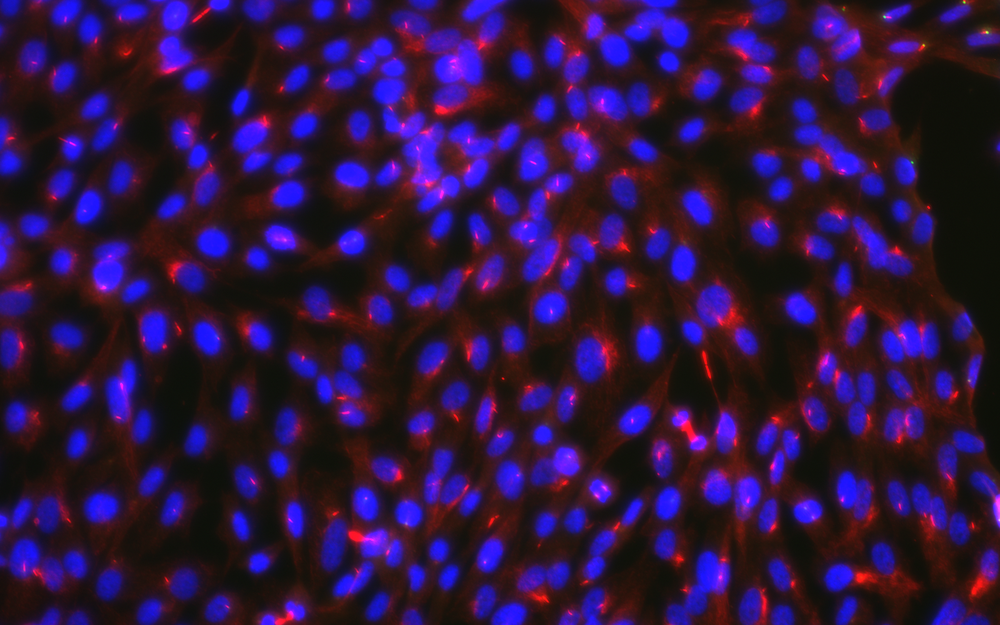
#> input picture IF-images/CiliaFormation/RPE/RPE_merged_CH(488, DAPI, 561)_CH.png, 1000 x 625 px, shrunk from 1920 x 1200 before the run, found by its file name
$ python test_coloc_overlay.py
#> lines starting #> are read from the running program, lines starting #| are printed output that depends on the picture; after the words box and inside, x2 and y2 are one past the last pixel; in counts of white or black regions, pixels touching at a corner belong together
### image_core/colocalization/metrics.py
import cv2
import numpy as np

def calculate_colocalization(image_path):
    img = cv2.imread(image_path)
#> img is the input picture: shape (625, 1000, 3); mean B, G, R 66.3, 20.6, 47
    if img is None or img.shape[2] < 2:
        raise ValueError("Image must be RGB with at least 2 channels.")

    red = img[:, :, 2].astype(float)
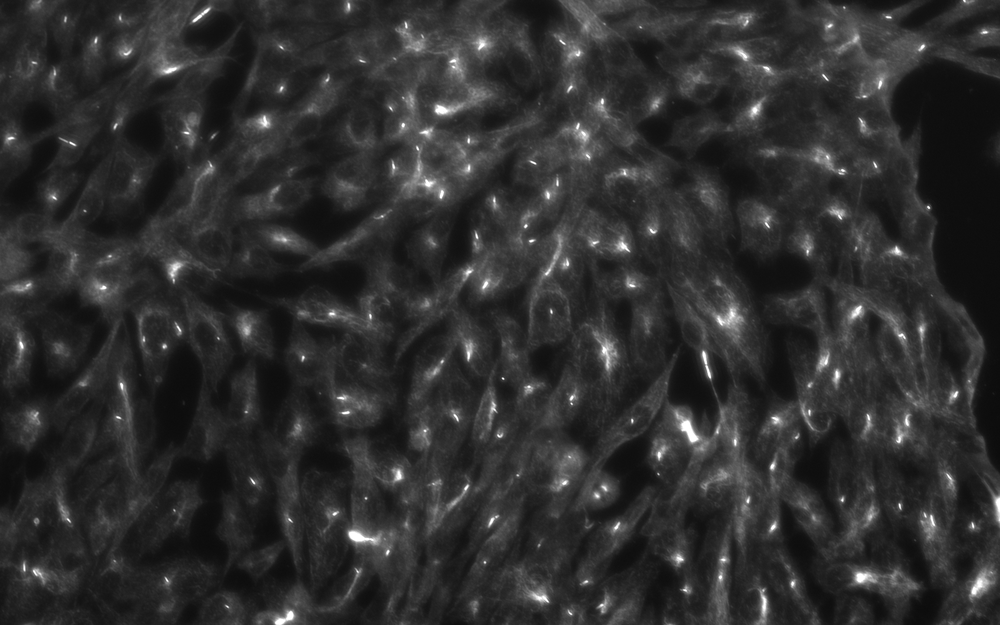
#> red: shape (625, 1000) float64; min 12, max 255, mean 47
    green = img[:, :, 1].astype(float)
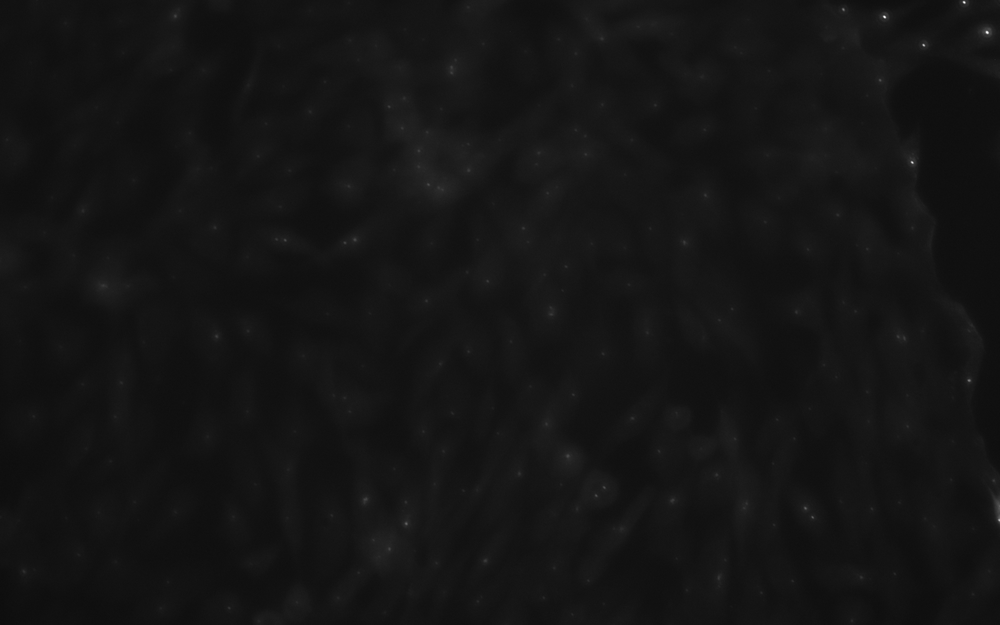
#> green: shape (625, 1000) float64; min 13, max 255, mean 20.6

    # Normalize
    red = (red - np.mean(red)) / np.std(red)
    green = (green - np.mean(green)) / np.std(green)

    # Pearson Correlation
    pearson = np.corrcoef(red.flatten(), green.flatten())[0, 1]
#> pearson = 0.607

    # Jaccard Index (simple threshold)
    _, red_bin = cv2.threshold(red, 0.5, 1, cv2.THRESH_BINARY)
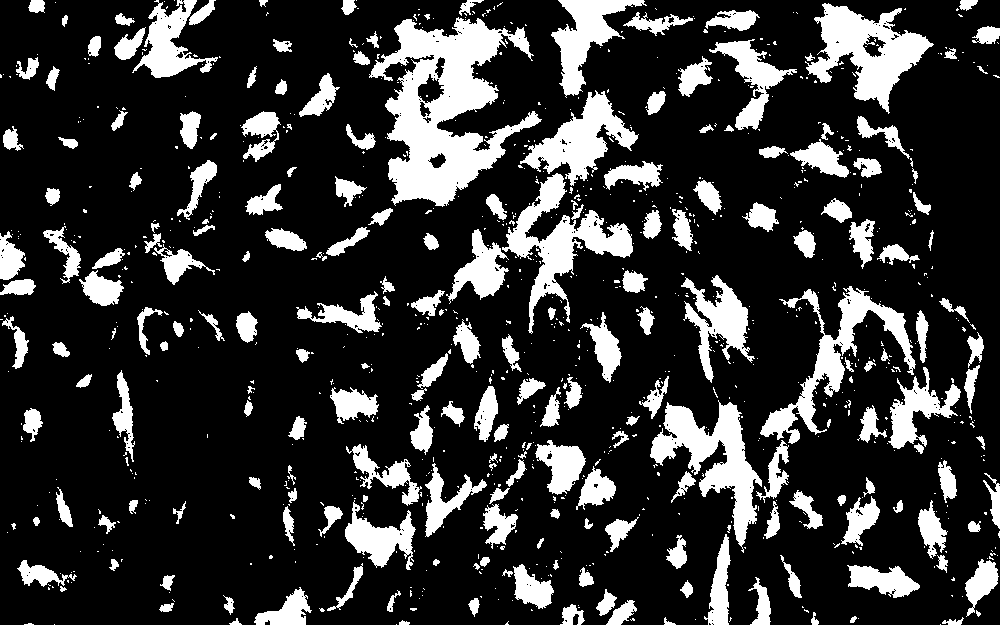
#> red_bin: shape (625, 1000) float64; values 0 (black) and 1 (white), 20.3% white; 978 white regions (760 under 20 px), largest, box (x1, y1, x2, y2) and area: (369, 17, 542, 207) 14936, (805, 3, 934, 114) 6134, (650, 400, 762, 553) 5888
    _, green_bin = cv2.threshold(green, 0.5, 1, cv2.THRESH_BINARY)
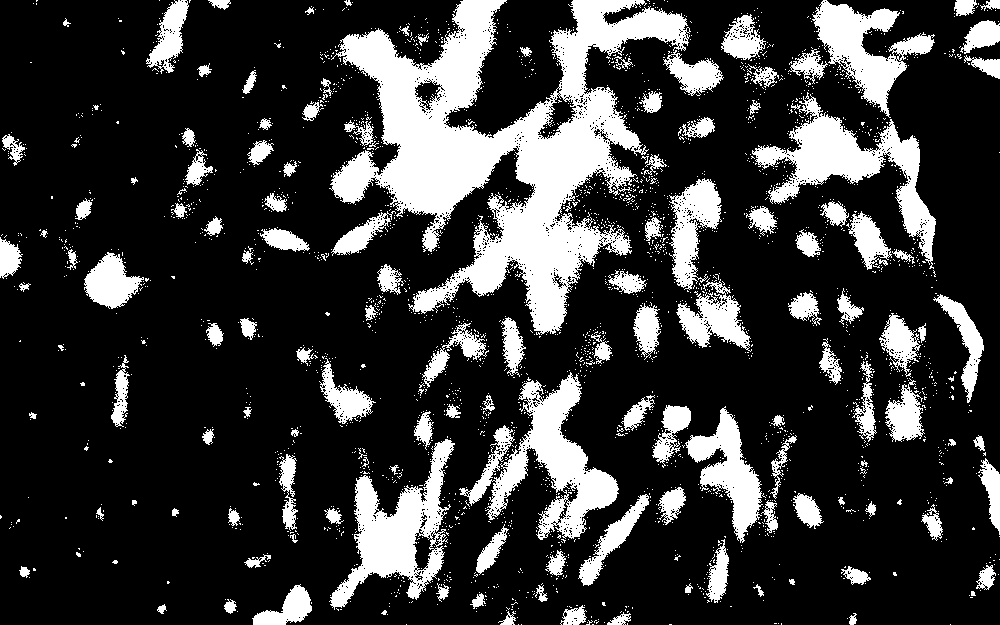
#> green_bin: shape (625, 1000) float64; values 0 (black) and 1 (white), 21.8% white; 2632 white regions (2494 under 20 px), largest, box (x1, y1, x2, y2) and area: (329, 0, 691, 335) 45882, (459, 372, 619, 540) 9078, (752, 92, 936, 269) 8330

    overlap = np.logical_and(red_bin, green_bin).sum()
#> overlap = 77491
    union = np.logical_or(red_bin, green_bin).sum()
#> union = 185401

    jaccard = overlap / union if union > 0 else 0
#> jaccard = 0.418

    percent_overlap = 100 * overlap / (red_bin.sum() + 1e-5)
#> percent_overlap = 61.08


    return {
        "pearson_correlation": round(pearson, 3),
        "jaccard_index": round(jaccard, 3),
        "percent_overlap": round(percent_overlap, 2)
    }

def save_overlay(image_path, save_path):
    img = cv2.imread(image_path)

    # Separate channels
    red = img[:, :, 2]
    green = img[:, :, 1]

    # Simple binary threshold to detect "on" pixels
    _, red_bin = cv2.threshold(red, 50, 255, cv2.THRESH_BINARY)
    _, green_bin = cv2.threshold(green, 50, 255, cv2.THRESH_BINARY)

    # Overlap: where both red and green are high
    overlap_mask = cv2.bitwise_and(red_bin, green_bin)

    # Create overlay image
    overlay = img.copy()

    # Set overlap areas to yellow [B=0, G=255, R=255]
    overlay[overlap_mask > 0] = [0, 255, 255]  # Yellow

    cv2.imwrite(save_path, overlay)

### image_core/test_coloc_overlay.py
from colocalization.metrics import calculate_colocalization, save_overlay

image_path = r"C:\Users\Ifeanyi Enekwa\Web dev projects\ciliasync\IF-images\CiliaFormation\RPE\RPE_merged_CH(488, DAPI, 561)_CH.png"
overlay_output = r"C:\Users\Ifeanyi Enekwa\Web dev projects\ciliasync\IF-images\CiliaFormation\RPE\counts\colocMerged_overlay2.png"

result = calculate_colocalization(image_path)
#> result = {'pearson_correlation': 0.607, 'jaccard_index': 0.418, 'percent_overlap': 61.08}
print(result)
#| {'pearson_correlation': 0.607, 'jaccard_index': 0.418, 'percent_overlap': 61.08}

save_overlay(image_path, overlay_output)
#> in save_overlay, `_, red_bin = cv2.threshold(red, 50, 255, cv2.THRESH_BINARY)`:
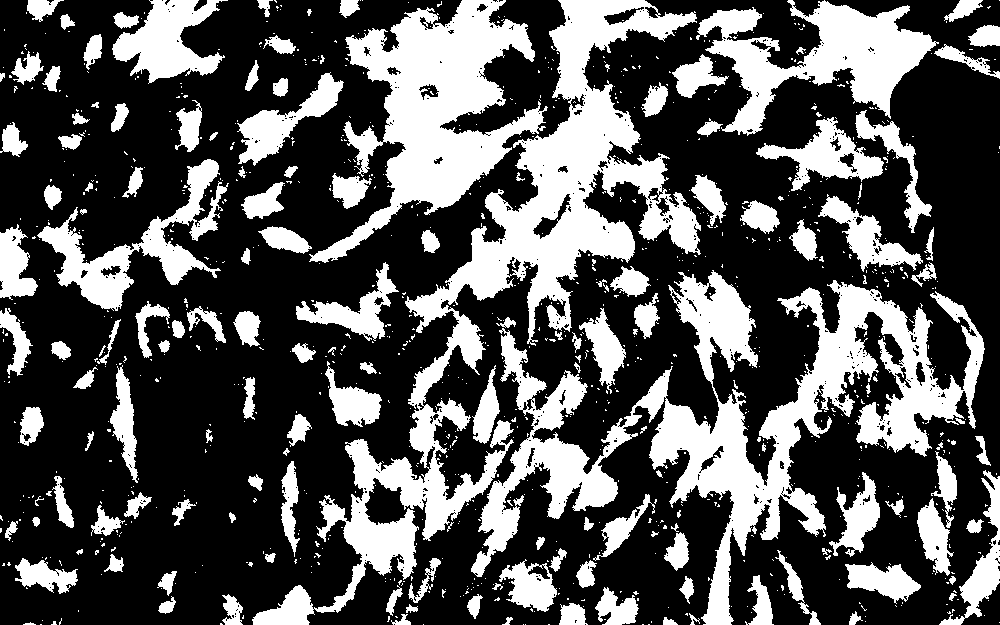
#> red_bin: shape (625, 1000); 33.3% white; 1019 white regions (866 under 20 px), largest, box (x1, y1, x2, y2) and area: (252, 0, 701, 625) 44666, (471, 270, 985, 625) 44617, (309, 0, 548, 263) 23674
#> in save_overlay, `_, green_bin = cv2.threshold(green, 50, 255, cv2.THRESH_BINARY)`:
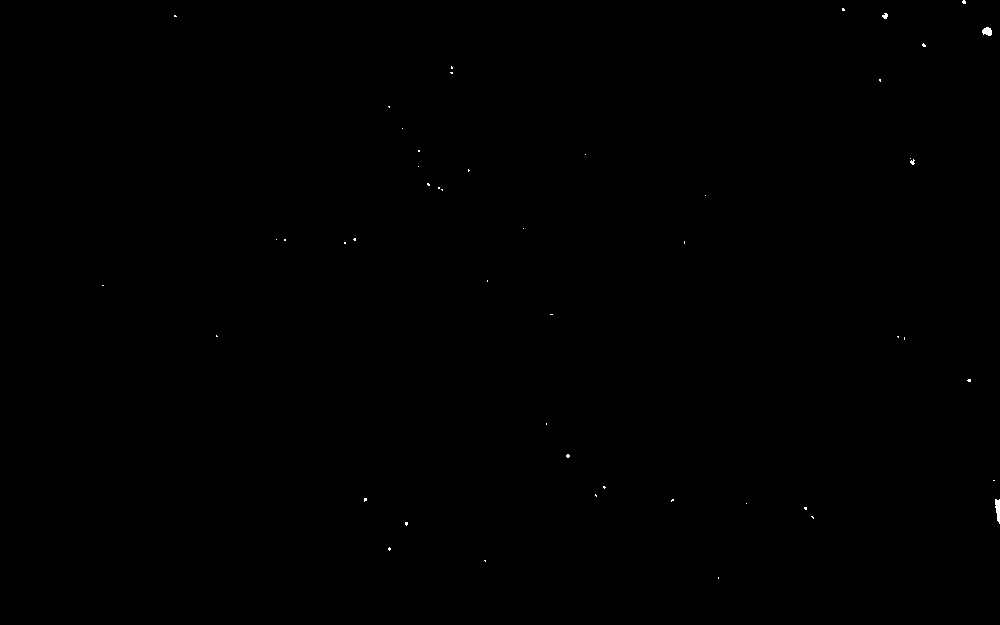
#> green_bin: shape (625, 1000); 0.07% white; 49 white regions (46 under 20 px), largest, box (x1, y1, x2, y2) and area: (995, 499, 1000, 524) 90, (982, 27, 992, 36) 67, (882, 13, 888, 19) 25
#> in save_overlay, `overlay[overlap_mask > 0] = [0, 255, 255]`:
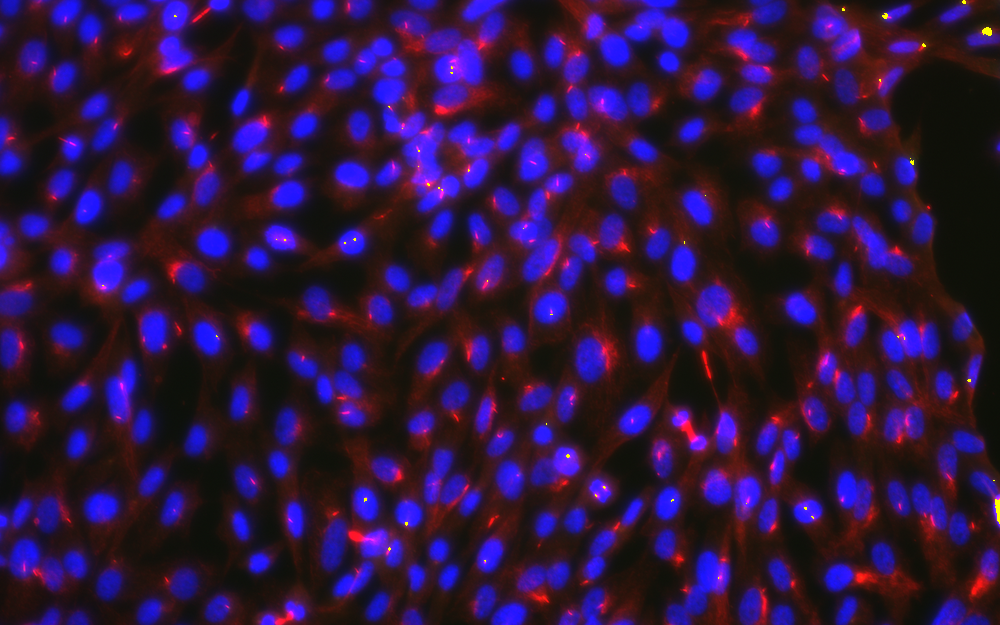
#> overlay: shape (625, 1000, 3); 0.06% of pixels changed, all inside (x1, y1, x2, y2) = (102, 0, 1000, 579)
print(f"Overlay saved to {overlay_output}")
